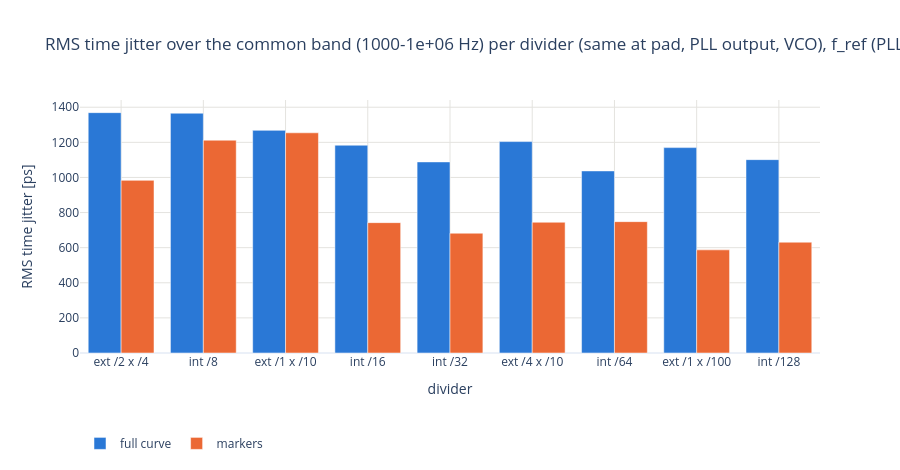

Source (notebook cell):
### Code cell
# RMS jitter over the common band per divider (markers and full curve): should be the same for every divider.
band = ok["common_band"].iloc[0] if len(ok) else ""
fig = go.Figure()
for col, name, color in (("time_jitter_trace_common_ps", "full curve", "#2a78d6"),
                         ("time_jitter_common_ps", "markers", "#eb6834")):
    fig.add_bar(x=ok["divider"], y=ok[col], name=name, marker_color=color,
                customdata=np.c_[ok["total_div"], ok["f_out"] / 1e6, ok["carrier_dbm"]],
                hovertemplate=(f"{name}: %{{y:.1f}} ps<br>%{{x}} (/%{{customdata[0]:.0f}}, %{{customdata[1]:g}} MHz, "
                               "carrier %{customdata[2]:.1f} dBm)<extra></extra>"))
fig.update_layout(title=f"RMS time jitter over the common band ({band} Hz) per divider (same at pad, PLL output, VCO), {REF_TXT}", template="plotly_white",
                  height=470, barmode="group", legend=dict(orientation="h", y=-0.3))
fig.update_xaxes(title="divider", categoryorder="array", categoryarray=list(ok["divider"]), gridcolor=GRID)
fig.update_yaxes(title="RMS time jitter [ps]", gridcolor=GRID, rangemode="tozero")
save(fig, "jitter_common")

### Figure 1 — Plotly figure (JSON) as saved in the notebook; plotly's stock layout.template omitted (floating-point values rounded to 4 significant figures)
{"data": [{"customdata": [[8.0, 125.0, -4.408], [8.0, 125.0, -4.385], [10.0, 100.0, -2.548], [16.0, 62.5, 0.5087], [32.0, 31.25, -1.864], [40.0, 25.0, -2.322], [64.0, 15.62, -3.102], [100.0, 10.0, -4.024], [128.0, 7.812, -4.556]], "hovertemplate": "full curve: %{y:.1f} ps<br>%{x} (/%{customdata[0]:.0f}, %{customdata[1]:g} MHz, carrier %{customdata[2]:.1f} dBm)<extra></extra>", "marker": {"color": "#2a78d6"}, "name": "full curve", "type": "bar", "x": ["ext /2 x /4", "int /8", "ext /1 x /10", "int /16", "int /32", "ext /4 x /10", "int /64", "ext /1 x /100", "int /128"], "y": [1369.0, 1366.0, 1268.0, 1184.0, 1089.0, 1204.0, 1037.0, 1170.0, 1102.0]}, {"customdata": [[8.0, 125.0, -4.408], [8.0, 125.0, -4.385], [10.0, 100.0, -2.548], [16.0, 62.5, 0.5087], [32.0, 31.25, -1.864], [40.0, 25.0, -2.322], [64.0, 15.62, -3.102], [100.0, 10.0, -4.024], [128.0, 7.812, -4.556]], "hovertemplate": "markers: %{y:.1f} ps<br>%{x} (/%{customdata[0]:.0f}, %{customdata[1]:g} MHz, carrier %{customdata[2]:.1f} dBm)<extra></extra>", "marker": {"color": "#eb6834"}, "name": "markers", "type": "bar", "x": ["ext /2 x /4", "int /8", "ext /1 x /10", "int /16", "int /32", "ext /4 x /10", "int /64", "ext /1 x /100", "int /128"], "y": [983.5, 1212.0, 1254.0, 742.7, 682.4, 744.8, 748.3, 587.5, 631.2]}], "layout": {"barmode": "group", "height": 470, "legend": {"orientation": "h", "y": -0.3}, "title": {"text": "RMS time jitter over the common band (1000-1e+06 Hz) per divider (same at pad, PLL output, VCO), f_ref (PLL input) 7.812 MHz: reference spurs at k x f_ref"}, "xaxis": {"categoryarray": ["ext /2 x /4", "int /8", "ext /1 x /10", "int /16", "int /32", "ext /4 x /10", "int /64", "ext /1 x /100", "int /128"], "categoryorder": "array", "gridcolor": "#e4e3df", "title": {"text": "divider"}}, "yaxis": {"gridcolor": "#e4e3df", "rangemode": "tozero", "title": {"text": "RMS time jitter [ps]"}}}}
